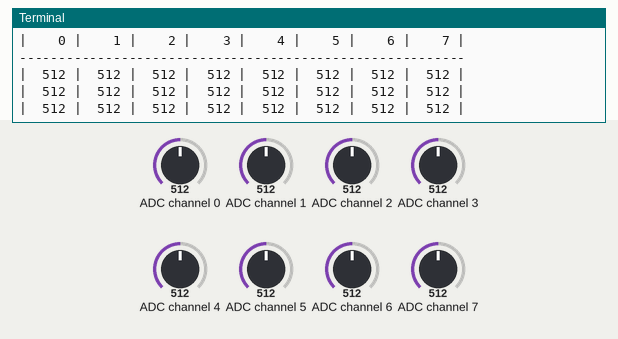
This program was run on a simulated Raspberry Pi (BCM pin numbers). Shown: the last lines printed to the terminal. Inputs (shaded band) come from the test bench; at power-on: ADC channel 0 = 512, ADC channel 1 = 512, ADC channel 2 = 512, ADC channel 3 = 512, ADC channel 4 = 512, ADC channel 5 = 512, ADC channel 6 = 512, ADC channel 7 = 512 (analog values on the 0–1023 scale).

Above: at 1.2 s.
1.3 s: ADC channel 0 set to 30
At 1.9 s:
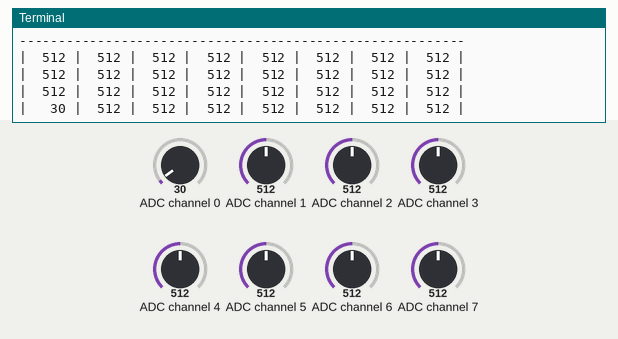
3.0 s: ADC channel 1 set to 30
At 3.4 s:
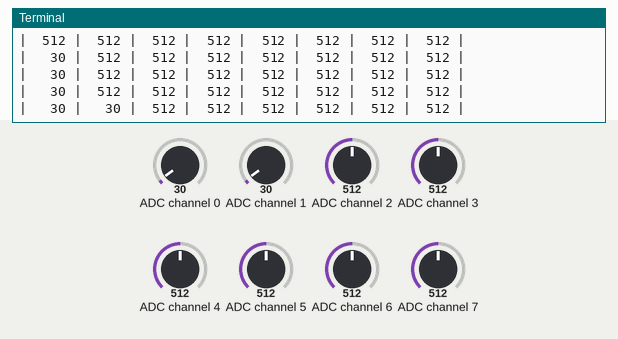
4.5 s: ADC channel 2 set to 30
At 4.9 s:
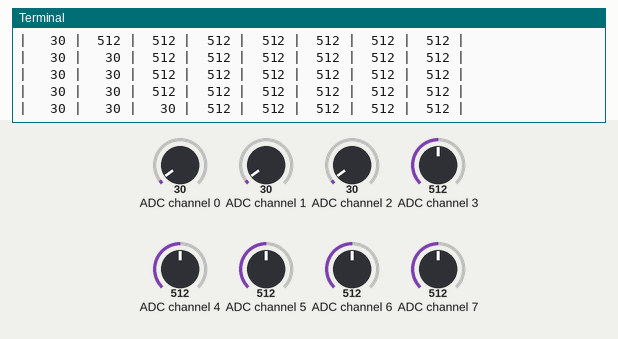
6.0 s: ADC channel 3 set to 30
At 6.4 s:
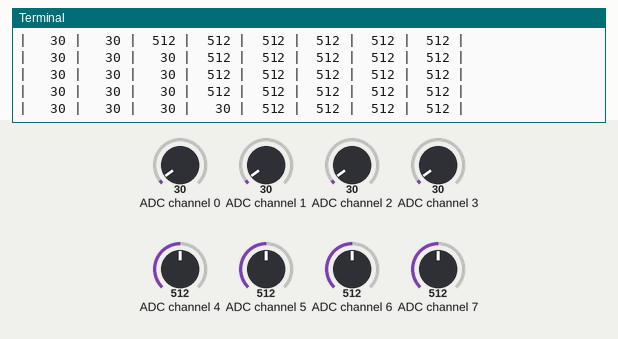
7.5 s: ADC channel 4 set to 30
At 7.9 s:
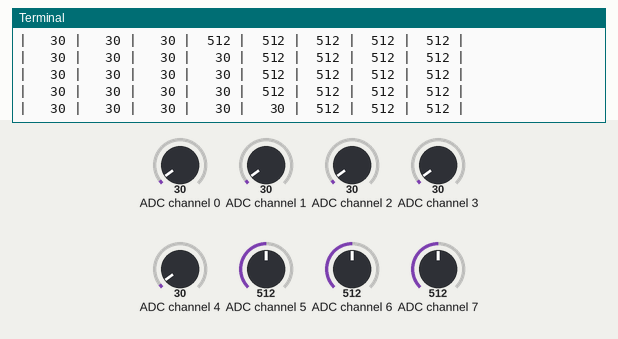
9.0 s: ADC channel 5 set to 30
At 9.4 s:
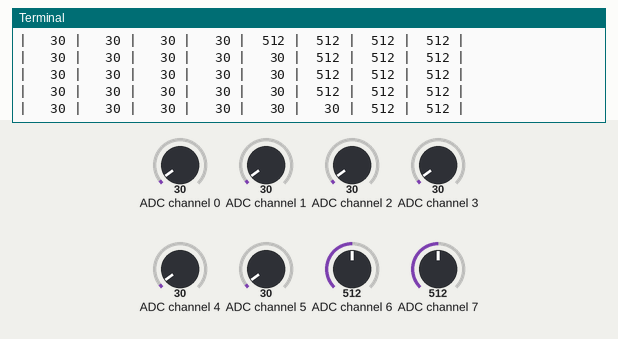

Measured:
- after the input at 1.3 s, the terminal: prints a new line after 0.21 s (image 1)
- after the input at 3.0 s, the terminal: prints a new line at once (image 2)
- after the input at 4.5 s, the terminal: prints a new line at once (image 3)
- after the input at 6.0 s, the terminal: prints a new line at once (image 4)
- after the input at 7.5 s, the terminal: prints a new line at once (image 5)
- after the input at 9.0 s, the terminal: prints a new line at once (image 6)

The program:

mcp3008_ADC.py
```python
import time

# Import SPI library (for hardware SPI) and MCP3008 library.
import Adafruit_GPIO.SPI as SPI
import Adafruit_MCP3008


# Software SPI configuration:
CLK  = 11
MISO = 9
MOSI = 10
CS   = 8
mcp = Adafruit_MCP3008.MCP3008(clk=CLK, cs=CS, miso=MISO, mosi=MOSI)

# Hardware SPI configuration:
# SPI_PORT   = 0
# SPI_DEVICE = 0
# mcp = Adafruit_MCP3008.MCP3008(spi=SPI.SpiDev(SPI_PORT, SPI_DEVICE))


print('Reading MCP3008 values, press Ctrl-C to quit...')
# Print nice channel column headers.
print('| {0:>4} | {1:>4} | {2:>4} | {3:>4} | {4:>4} | {5:>4} | {6:>4} | {7:>4} |'.format(*range(8)))
print('-' * 57)
# Main program loop.
while True:
    # Read all the ADC channel values in a list.
    values = [0]*8
    for i in range(8):
        # The read_adc function will get the value of the specified channel (0-7).
        values[i] = mcp.read_adc(i)
       # if values[0] > 300 :
        #    print("good")
       # else :
        #    print("bad")
    # Print the ADC values.
    print('| {0:>4} | {1:>4} | {2:>4} | {3:>4} | {4:>4} | {5:>4} | {6:>4} | {7:>4} |'.format(*values))
    # Pause for half a second.
    time.sleep(0.5)
```
